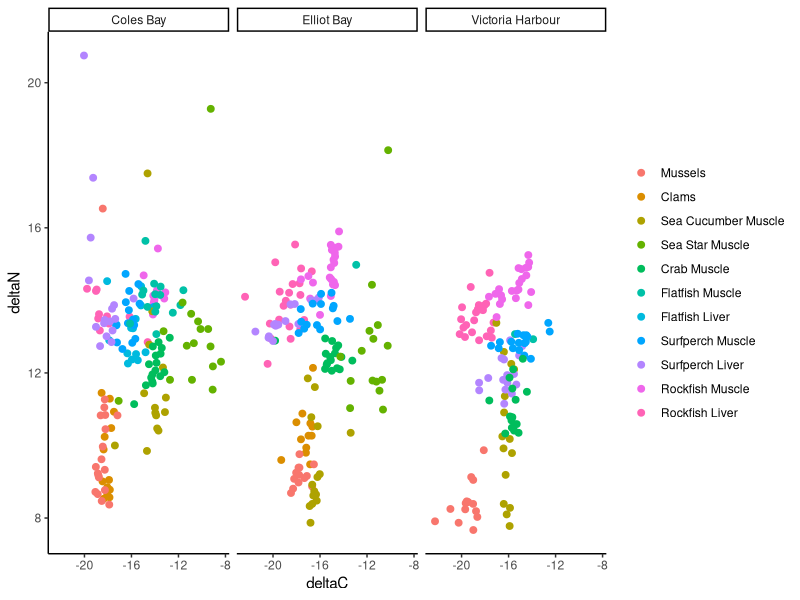

Source code (R):
library(ggplot2)

isotopes <- read.csv('isotopes.csv', header = TRUE)

names(isotopes)

summary(isotopes)

isotopes$sample.type <- factor(isotopes$sample.type,
                               levels = 
                                 c('Mussels', 'Clams', 'Sea Cucumber Muscle',
                                   'Sea Star Muscle', 'Crab Muscle',
                                   'Flatfish Muscle', 'Flatfish Liver',
                                   'Surfperch Muscle', 'Surfperch Liver',
                                   'Rockfish Muscle', 'Rockfish Liver'))

ggplot(isotopes) +
  geom_point(aes(x = deltaC,
                 y = deltaN,
                 colour = sample.type),
             size = 2) +
  facet_grid(.~site) +
  theme_classic() +
  theme(legend.title = element_blank())
